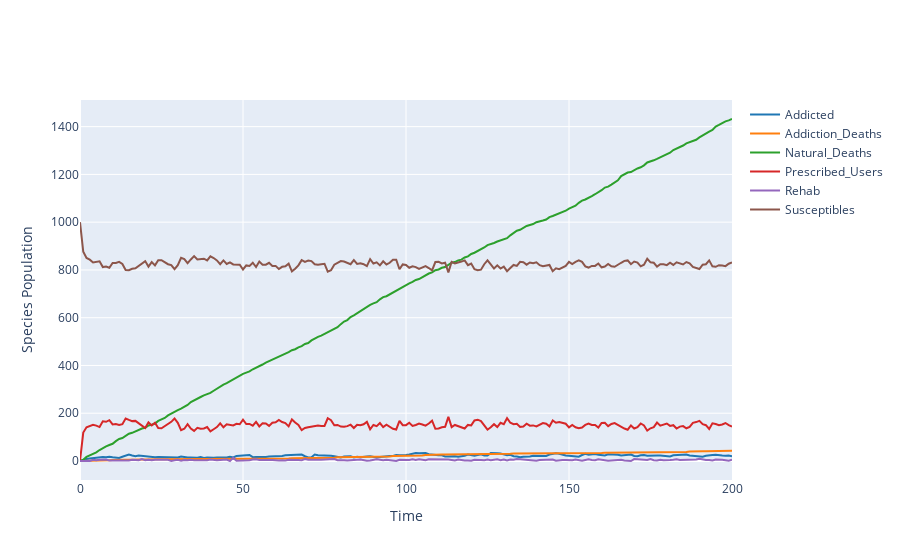

Notebook source saved alongside this figure:
### Code cell
results.plotplotly()

### Figure 1 — Plotly figure (JSON) as saved in the notebook; plotly's stock layout.template omitted (floating-point values rounded to 4 significant figures; data arrays with more than 128 entries replaced by an {"elided": "..."} marker saying what was removed)
{"data": [{"line": {"color": "#1f77b4"}, "mode": "lines", "name": "Addicted", "type": "scatter", "x": {"elided": "201 float values"}, "y": {"elided": "201 float values"}}, {"line": {"color": "#ff7f0e"}, "mode": "lines", "name": "Addiction_Deaths", "type": "scatter", "x": {"elided": "201 float values"}, "y": {"elided": "201 float values"}}, {"line": {"color": "#2ca02c"}, "mode": "lines", "name": "Natural_Deaths", "type": "scatter", "x": {"elided": "201 float values"}, "y": {"elided": "201 float values"}}, {"line": {"color": "#d62728"}, "mode": "lines", "name": "Prescribed_Users", "type": "scatter", "x": {"elided": "201 float values"}, "y": {"elided": "201 float values"}}, {"line": {"color": "#9467bd"}, "mode": "lines", "name": "Rehab", "type": "scatter", "x": {"elided": "201 float values"}, "y": {"elided": "201 float values"}}, {"line": {"color": "#8c564b"}, "mode": "lines", "name": "Susceptibles", "type": "scatter", "x": {"elided": "201 float values"}, "y": {"elided": "201 float values"}}], "layout": {"showlegend": true, "title": {"text": ""}, "xaxis": {"title": {"text": "Time "}}, "yaxis": {"title": {"text": "Species Population"}}}}
